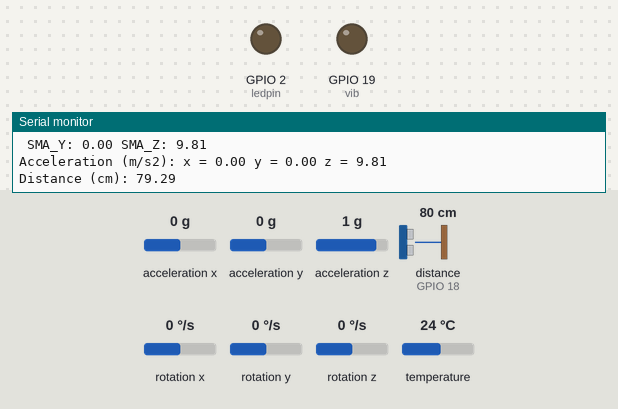
The program below on a simulated ESP32. On the bench: output pins drawn as LEDs (lit = HIGH), the last lines printed to the serial monitor. Wiring (inferred from the names in the program): ultrasonic range finder: trigger GPIO 5; echo GPIO 18. The inputs (shaded band) are chosen by the test bench; at power-on: distance to the obstacle (sensor on GPIO 18) 80 cm, acceleration x 0 g, acceleration y 0 g, acceleration z 1 g, rotation x 0 °/s, rotation y 0 °/s, rotation z 0 °/s, temperature 24 °C. The echo pulse lasts 58.3 µs per cm; nothing arrives over Bluetooth unless stated; a phone connects over Bluetooth LE 3 s after start; pins used as bus, display or sensor lines are not drawn.

Above: at 2.3 s.
2.4 s: distance to the obstacle (sensor on GPIO 18) set to 63 cm
3.9 s: distance to the obstacle (sensor on GPIO 18) set to 57 cm
At 4.7 s:
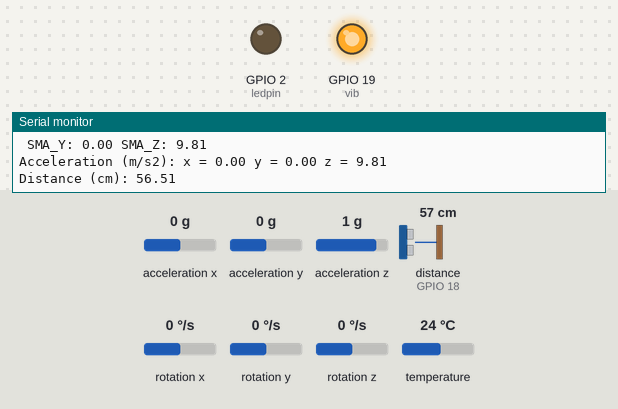
5.4 s: distance to the obstacle (sensor on GPIO 18) set to 120 cm
At 6.6 s:
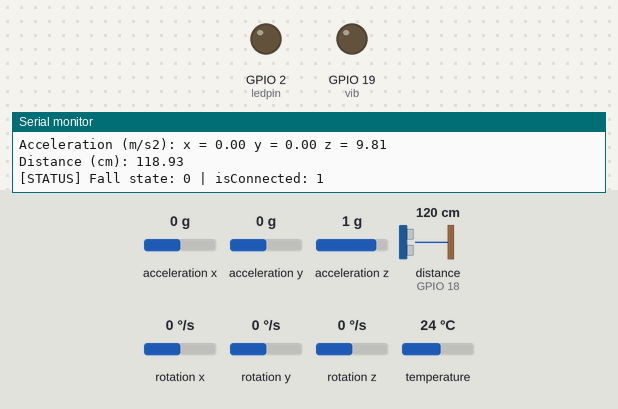
6.9 s: distance to the obstacle (sensor on GPIO 18) set to 2 cm
At 7.5 s:
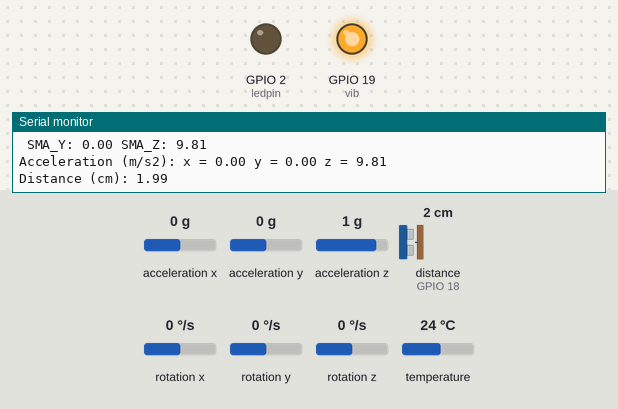
Timing chart, 0 to 9.4 s (numbered marks = the images above; inputs shaded):
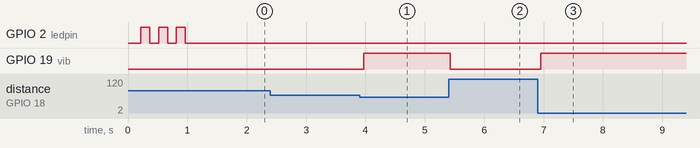

The program:

main.cpp
```cpp
/* BLE setup adopted from https://github.com/nkolban/ESP32_BLE_Arduino/blob/master/examples/BLE_notify/BLE_notify.ino*/

#include <Arduino.h>
#include <Adafruit_MPU6050.h>
#include <Adafruit_Sensor.h>
#include <Wire.h>

#include <BLEDevice.h>
#include <BLEServer.h>
#include <BLEUtils.h>
#include <BLE2902.h>

#define MPU_ENABLE
#define HC_ENABLE
#define VIB_ENABLE
// #define PLOTTER_ENABLE

#define G_MULTIPLIER 2
#define SOUND_SPEED 0.034
#define DISTANCE_THRESHOLD_CM 60

#define SERVICE_UUID "4fafc201-1fb5-459e-8fcc-c5c9c331914b"
#define CHARACTERISTIC_UUID "beb5483e-36e1-4688-b7f5-ea07361b26a8"

Adafruit_MPU6050 mpu;

// int tester = 0;
const uint8_t HCtrig = 5;
const uint8_t HCecho = 18;
const uint8_t vib = 19;
const uint8_t ledpin = 2;

const float G_X = 10.39;
const float G_Y = 9.66;
const float G_Z = 12.07;

struct accgyro_t
{
    float accx;
    float accy;
    float accz;
    float gyrox;
    float gyroy;
    float gyroz;
} *accgyro;

struct acc_profile_t
{
    float buf_x[50];
    float buf_y[50];
    float buf_z[50];
    float sma_x;
    float sma_y;
    float sma_z;
} *acc_profile;

long duration;
float distance = 0;
bool fallstate = false;

BLEServer *pServer = NULL;
BLECharacteristic *pCharacteristic = NULL;
bool deviceConnected = false;
bool oldDeviceConnected = false;

class MyServerCallbacks : public BLEServerCallbacks
{
    void onConnect(BLEServer *pServer)
    {
        deviceConnected = true;
        BLEDevice::startAdvertising();
    };

    void onDisconnect(BLEServer *pServer)
    {
        deviceConnected = false;
    }
};

/* Initial peripherals */

#if defined(MPU_ENABLE)
void init_MPU6050(void)
{
    Serial.println("Adafruit MPU6050 test!");
    // Try to initialize!
    if (!mpu.begin())
    {
        Serial.println("Failed to find MPU6050 chip");
        while (1)
        {
            delay(10);
        }
    }
    Serial.println("MPU6050 Found!");

    mpu.setAccelerometerRange(MPU6050_RANGE_8_G);
    mpu.setGyroRange(MPU6050_RANGE_500_DEG);
    mpu.setFilterBandwidth(MPU6050_BAND_260_HZ);

    accgyro = (struct accgyro_t*)calloc(sizeof(accgyro_t), sizeof(float));
    delay(100);
}
#endif

#if defined(HC_ENABLE)
void init_HC_SR04()
{
    pinMode(HCtrig, OUTPUT);
    pinMode(HCecho, INPUT);
}
#endif

#if defined(VIB_ENABLE)
void init_vib()
{
    pinMode(vib, OUTPUT);
}
#endif

/* Read sensors */

#if defined(MPU_ENABLE)
void read_accgyro()
{
    sensors_event_t a, g, t;
    mpu.getEvent(&a, &g, &t);

    accgyro->accx = a.acceleration.x;
    accgyro->accy = a.acceleration.y;
    accgyro->accz = a.acceleration.z;

    accgyro->gyrox = g.gyro.x;
    accgyro->gyroy = g.gyro.y;
    accgyro->gyroz = g.gyro.z;
}
#endif

#if defined(HC_ENABLE)
void read_sonic()
{
    digitalWrite(HCtrig, 0);
    delayMicroseconds(2);
    digitalWrite(HCtrig, 1);
    delayMicroseconds(10);
    digitalWrite(HCtrig, 0);

    duration = pulseIn(HCecho, 1);

    distance = duration*SOUND_SPEED/2;
}
#endif

#if defined(VIB_ENABLE)
/* Motors */
void vibrateOnProximity(float threshold)
{
    if(distance < threshold)
        digitalWrite(vib, 1);
    else
        digitalWrite(vib, 0);
}
#endif

/* FALL DETECTION */

# if defined(MPU_ENABLE)
void update_acc_buf()
{
    // Dequeue structure on acc_buf
    for (size_t i = 1; i < 50; i++)
    {
        acc_profile->buf_x[i-1] = acc_profile->buf_x[i];
        acc_profile->buf_y[i-1] = acc_profile->buf_y[i];
        acc_profile->buf_z[i-1] = acc_profile->buf_z[i];
    }

    acc_profile->buf_x[49] = accgyro->accx;
    acc_profile->buf_y[49] = accgyro->accy;
    acc_profile->buf_z[49] = accgyro->accz;
}

void reinit_detect()
{
    for (size_t i = 0; i<50; i++)
    {
        read_accgyro();
        update_acc_buf();
    }
}

void init_fall_detect()
{
    acc_profile = (struct acc_profile_t*)calloc(sizeof(acc_profile_t), sizeof(float));
    Serial.println("Fall buffers initializing.");
    reinit_detect();
    Serial.println("Fall buffers initialized.");
}

void on_fall()
{
    fallstate = true;
    Serial.println("FALL DETECTED!");
    digitalWrite(ledpin, 1);
    if (deviceConnected)
    {
        if (fallstate)
            pCharacteristic->setValue("FALL");
        else
            pCharacteristic->setValue("GOOD");
        pCharacteristic->notify();
        delay(10);
    }
    delay(5000);
    fallstate = false;
    digitalWrite(ledpin, 0);
    reinit_detect();
}

void fall_detect()
{
    // Fall detection based on difference of Simple Moving Average (SMA) of last 49 samples and next sample
    update_acc_buf();

    acc_profile->sma_x = 0;
    acc_profile->sma_y = 0;
    acc_profile->sma_z = 0;
    for(size_t i = 0; i < 49; i++)acc_profile->sma_x += acc_profile->buf_x[i];
    for(size_t i = 0; i < 49; i++)acc_profile->sma_y += acc_profile->buf_y[i];
    for(size_t i = 0; i < 49; i++)acc_profile->sma_z += acc_profile->buf_z[i];

    acc_profile->sma_x /= 49;
    acc_profile->sma_y /= 49;
    acc_profile->sma_z /= 49;

    if(acc_profile->buf_x[49] - acc_profile->sma_x > G_MULTIPLIER*G_X | acc_profile->buf_y[49] - acc_profile->sma_y > G_MULTIPLIER*G_Y | acc_profile->buf_z[49] - acc_profile->sma_z > G_MULTIPLIER*G_Z)
        on_fall();
}
#endif

/* LOGGERS */
#ifndef PLOTTER_ENABLE
#if defined(MPU_ENABLE)
void dump_all_reads()
{
    Serial.print(" ");
    Serial.print("SMA_Y: ");
    Serial.print(acc_profile->sma_y);
    Serial.print(" ");
    Serial.print("SMA_Z: ");
    Serial.print(acc_profile->sma_z);
    Serial.println("");
    Serial.print("Acceleration (m/s2): ");
    Serial.print("x = ");
    Serial.print(accgyro->accx);
    Serial.print(" ");
    Serial.print("y = ");
    Serial.print(accgyro->accy);
    Serial.print(" ");
    Serial.print("z = ");
    Serial.println(accgyro->accz);
    Serial.print("Distance (cm): ");
    Serial.println(distance);
}

void dump_acc_buf()
{
    Serial.print("X: ");
    for(size_t i = 45; i<50; i++)
    {
        Serial.print(acc_profile->buf_x[i]);
        Serial.print(" ");
    }

    Serial.print("Y: ");
    for(size_t i = 45; i<50; i++)
    {
        Serial.print(acc_profile->buf_y[i]);
        Serial.print(" ");
    }

    Serial.print("Z: ");
    for(size_t i = 45; i<50; i++)
    {
        Serial.print(acc_profile->buf_z[i]);
        Serial.print(" ");
    }

    Serial.println("");
}

void dump_acc_inits()
{
    Serial.print("Accelerometer range set to: ");
    switch (mpu.getAccelerometerRange())
    {
    case MPU6050_RANGE_2_G:
        Serial.println("+-2G");
        break;
    case MPU6050_RANGE_4_G:
        Serial.println("+-4G");
        break;
    case MPU6050_RANGE_8_G:
        Serial.println("+-8G");
        break;
    case MPU6050_RANGE_16_G:
        Serial.println("+-16G");
        break;
    }
    Serial.print("Gyro range set to: ");
    switch (mpu.getGyroRange())
    {
    case MPU6050_RANGE_250_DEG:
        Serial.println("+- 250 deg/s");
        break;
    case MPU6050_RANGE_500_DEG:
        Serial.println("+- 500 deg/s");
        break;
    case MPU6050_RANGE_1000_DEG:
        Serial.println("+- 1000 deg/s");
        break;
    case MPU6050_RANGE_2000_DEG:
        Serial.println("+- 2000 deg/s");
        break;
    }
    Serial.print("Filter bandwidth set to: ");
    switch (mpu.getFilterBandwidth())
    {
    case MPU6050_BAND_260_HZ:
        Serial.println("260 Hz");
        break;
    case MPU6050_BAND_184_HZ:
        Serial.println("184 Hz");
        break;
    case MPU6050_BAND_94_HZ:
        Serial.println("94 Hz");
        break;
    case MPU6050_BAND_44_HZ:
        Serial.println("44 Hz");
        break;
    case MPU6050_BAND_21_HZ:
        Serial.println("21 Hz");
        break;
    case MPU6050_BAND_10_HZ:
        Serial.println("10 Hz");
        break;
    case MPU6050_BAND_5_HZ:
        Serial.println("5 Hz");
        break;
    }
}
#endif

#else
void dump_for_plotter()
{
    Serial.print(accgyro->accx);
    Serial.print(" ");
    Serial.print(accgyro->accy);
    Serial.print(" ");
    Serial.print(accgyro->accz);
    Serial.print(" ");
    Serial.println(distance);
}
#endif

void setup(void)
{
    Serial.begin(115200);
    while (!Serial)
        delay(10); // will pause Zero, Leonardo, etc until serial console opens

    #if defined(MPU_ENABLE)
        init_MPU6050();
        dump_acc_inits();
        init_fall_detect();
    #endif

    #if defined(HC_ENABLE)
        init_HC_SR04();
    #endif

    #if defined(VIB_ENABLE)
        init_vib();
    #endif

    // Create the BLE Device
    BLEDevice::init("ESP32 SmartCrane");

    // Create the BLE Server
    pServer = BLEDevice::createServer();
    pServer->setCallbacks(new MyServerCallbacks());

    // Create the BLE Service
    BLEService *pService = pServer->createService(SERVICE_UUID);

    // Create a BLE Characteristic
    pCharacteristic = pService->createCharacteristic(
        CHARACTERISTIC_UUID,
        BLECharacteristic::PROPERTY_READ |
            BLECharacteristic::PROPERTY_WRITE |
            BLECharacteristic::PROPERTY_NOTIFY |
            BLECharacteristic::PROPERTY_INDICATE);

    pCharacteristic->addDescriptor(new BLE2902());

    pService->start();

    BLEAdvertising *pAdvertising = BLEDevice::getAdvertising();
    pAdvertising->addServiceUUID(SERVICE_UUID);
    pAdvertising->setScanResponse(false);
    pAdvertising->setMinPreferred(0x0);
    BLEDevice::startAdvertising();
    Serial.println("[BLE] Waiting a client connection to notify...");


    pinMode(ledpin, OUTPUT);

    for(size_t i=0; i < 3; i++)
    {
        digitalWrite(ledpin, 1);
        delay(150);
        digitalWrite(ledpin, 0);
        delay(150);
    }

    Serial.println("Setup Finished.");
}

void loop()
{
    #if defined(MPU_ENABLE)
    read_accgyro();
    fall_detect();
    #endif

    #if (defined HC_ENABLE && defined VIB_ENABLE)
    read_sonic();
    vibrateOnProximity(DISTANCE_THRESHOLD_CM);
    #endif

    Serial.print("[STATUS] Fall state: ");
    Serial.print(fallstate);
    Serial.print(" | isConnected: ");
    Serial.println(deviceConnected);
    if (deviceConnected)
    {
        if (fallstate)
            pCharacteristic->setValue("FALL");
        else
            pCharacteristic->setValue("GOOD");
        pCharacteristic->notify();
        delay(10);
    }
    if (!deviceConnected && oldDeviceConnected)
    {
        delay(500);
        pServer->startAdvertising();
        Serial.println("[BLE] start advertising");
        oldDeviceConnected = deviceConnected;
    }
    if (deviceConnected && !oldDeviceConnected)
    {
        oldDeviceConnected = deviceConnected;
    }

    #if defined(MPU_ENABLE)
    dump_all_reads();
    #endif

    // if(tester%5 == 0)
    //     fallstate = true;
    // else
    //     fallstate = false;

    // tester++;
    delay(50);
}
```

Measured:
- the behaviour switches between 61 and 60 cm on distance to the obstacle (sensor on GPIO 18) (found by bisection; images 0 and 1)
- after the input at 3.9 s, GPIO 19 (vib): LOW → HIGH after 0.07 s
- after the input at 5.4 s, GPIO 19 (vib): HIGH → LOW at once
- after the input at 6.9 s, GPIO 19 (vib): LOW → HIGH after 0.05 s
